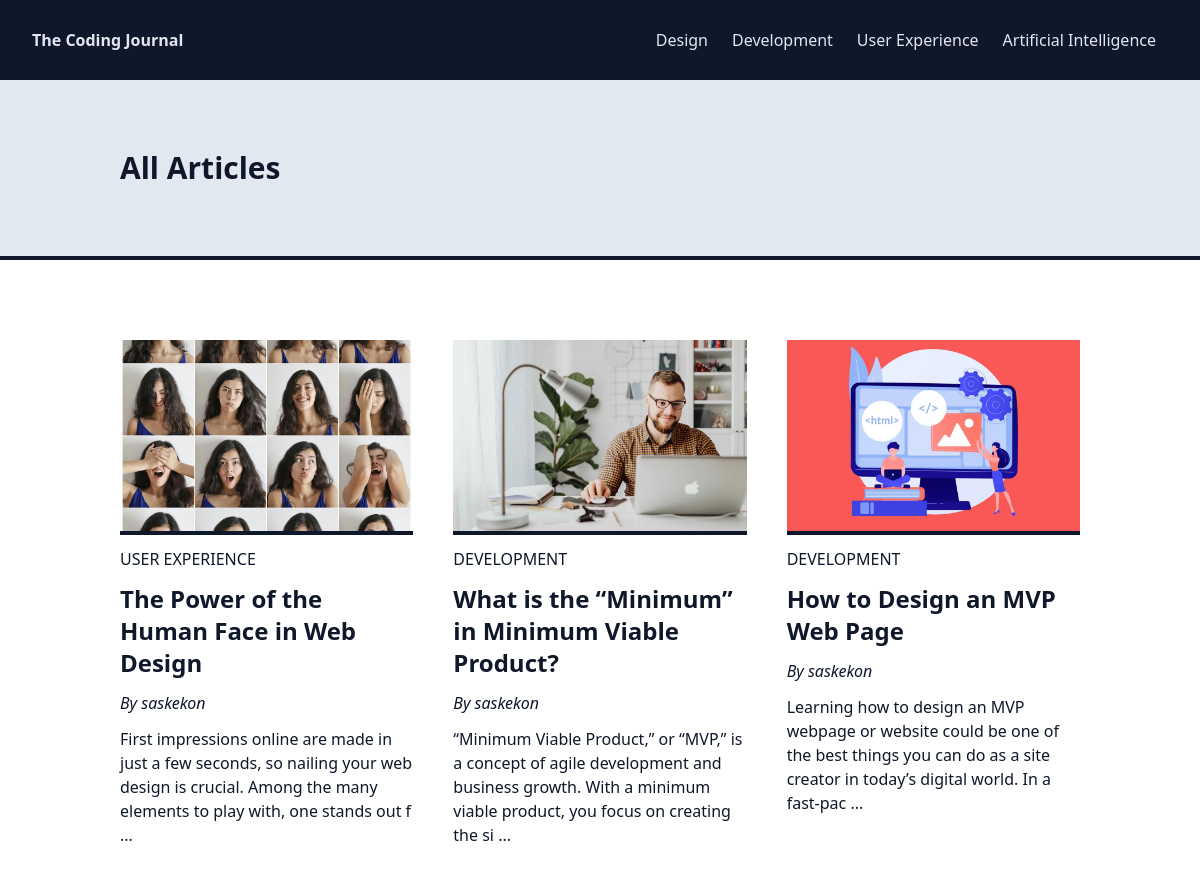
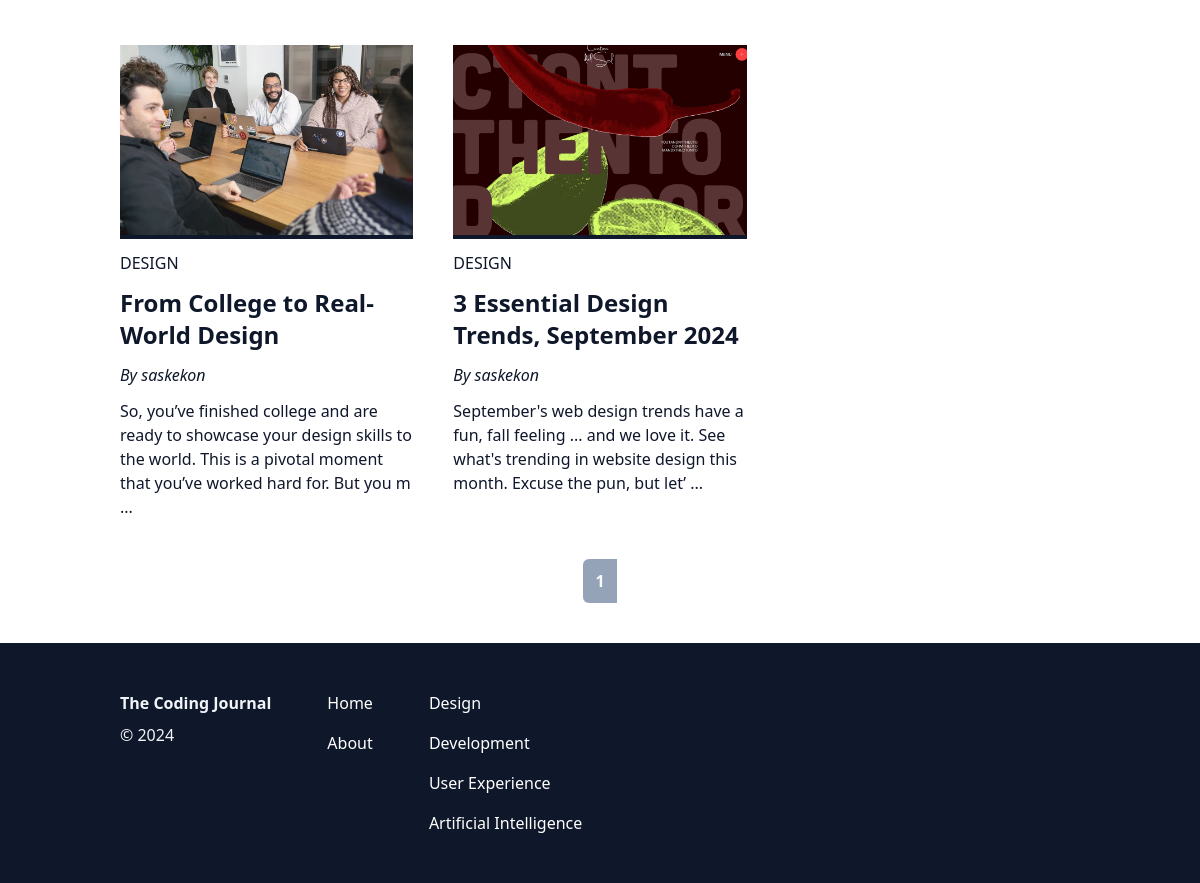
The page /articles on the database its author committed (2 pictures, top to bottom).
### app/models.py (models this page shows, shortened)
class Category(db.Model):
    id: Mapped[int] = mapped_column(primary_key=True)
    key: Mapped[str] = mapped_column(String(25), unique=True)
    name: Mapped[str] = mapped_column(String(50), unique=True)
    posts: Mapped[List["Post"]] = relationship(back_populates="c_posts") # One-to-Many Relationship

class Post(db.Model):
    id: Mapped[int] = mapped_column(primary_key=True)
    title: Mapped[str] = mapped_column(String(50))
    body: Mapped[str] = mapped_column(Text)
    featured_image: Mapped[str] = mapped_column(String(255))
    timestamp: Mapped[datetime] = mapped_column(default=lambda: datetime.now(timezone.utc))
    user_id: Mapped[int] = mapped_column(ForeignKey(User.id))
    u_posts: Mapped["User"] = relationship(back_populates="posts")
    category_id: Mapped[int] = mapped_column(ForeignKey(Category.id))
    c_posts: Mapped["Category"] = relationship(back_populates="posts")

class User(db.Model, UserMixin):
    id: Mapped[int] = mapped_column(primary_key=True)
    username: Mapped[str] = mapped_column(String(25), unique=True)
    password_hash: Mapped[str] = mapped_column(String(255))
    email: Mapped[str] = mapped_column(String(50), unique=True)
    registered_date: Mapped[datetime] = mapped_column(default=lambda: datetime.now(timezone.utc))
    profile: Mapped["Profile"] = relationship(back_populates="u_profile", uselist=False) # One-to-One Relationship
    posts: Mapped[List["Post"]] = relationship(back_populates="u_posts") # One-to-Many Relationship
    comments: Mapped[List["Comment"]] = relationship(back_populates="u_comments")

### app/views/main.py (the view)
@main.route("/articles")
def articles():
    posts = db.paginate(db.select(Post).order_by(Post.timestamp.desc()), per_page=9, error_out=False)
    for post in posts:
        post.text_only = remove_html_tags(post.body)
    return render_template("articles.html", posts=posts)

### app/utils.py (called while the page is built)
def remove_html_tags(body):
    soup = BeautifulSoup(body, "html.parser")
    return soup.get_text()

### app/views/main.py (called while the page is built)
@main.context_processor
def inject():
    categories = db.session.scalars(db.select(Category)).all()
    subscribe_form = SubscribeForm()
    return {
        "app_name": Config.APP_NAME,
        "categories": categories,
        "subscribe_form": subscribe_form,
        }

### app/templates/articles.html (shortened to what this page needs)
{% extends "base.html" %}
{% block body %}
<section class="mb-20 border-b-4 border-slate-900 bg-slate-200 overflow-hidden">
    <div class="container mx-auto px-8">
        <div class="flex items-center h-44">
            <h1 class="text-3xl font-bold">All Articles</h1>
        </div>
    </div>
</section>
<div class="container mx-auto px-8">
    <div class="col-span-8 grid grid-cols-1 md:grid-cols-3 md:gap-10">
        {% for post in posts %}
        <article class="mb-10">
            <a href="{{ url_for('main.single_post', post_id=post.id) }}">
                <div class="border-b-4 border-slate-900 max-h-60 overflow-hidden">
                    <img class="hover:scale-[1.1] transition-all" src="{{ url_for('main.uploaded_image', filename=post.featured_image)}}">
                </div>
                <p class="my-3 uppercase">{{ post.c_posts.name }}</p>
                <h2 class="text-2xl font-bold">{{ post.title }}</h2>
            </a>
            <p class="my-3"><i>By {{ post.u_posts.username }}</i></p>
            <p>{{ post.text_only[:150] | safe }} ...</p>
        </article>
        {% endfor %}
    </div>
    <ul class="flex justify-center mb-10">
        {% for page in posts.iter_pages() %}
            {% if page %}
                {% if page != posts.page %}
                    <li><a class="inline-block px-3 py-2 border-y-2 border-slate-400 hover:bg-slate-400 transition-all" href="{{ url_for('main.articles', page=page) }}">{{ page }}</a></li>
                {% else %}
                    <strong class=
                        "{% if loop.first %}
                            rounded-l-md
                        {% elif loop.last %}
                            rounded-r-md
                        {% endif %}
                        inline-block px-3 py-2 border-y-2 border-slate-400 text-slate-50 bg-slate-400">
                        {{ page }}
                    </strong>
                {% endif %}
            {% else %}
                <span class=ellipsis>…</span>
            {% endif %}
        {% endfor %}
    </ul>
</div>
{% endblock %}

### app/templates/base.html (shortened to what this page needs)
<!DOCTYPE html>
<html lang="en">
<head>
    <link rel="stylesheet" href="{{ url_for('static', filename='css/output.css')}}">
    <link rel="stylesheet" href="{{ url_for('static', filename='css/custom.css')}}">
</head>
<body class="text-slate-900">
    {% block header %}
        {% include "header.html" %}
    {% endblock %}
    <main>
    {% block body %}{% endblock %}
    </main>
    {% block footer %}
        {% include "footer.html" %}
    {% endblock %}
</body>
</html>

### app/templates/header.html (shortened to what this page needs)
<header class="{% if current_user.is_authenticated %}mt-[30px]{% endif %} bg-slate-900 text-slate-200 overflow-auto">
    <nav class="container max-w-screen-xl mx-auto px-8">
        <div class="md:flex md:justify-between">
            <div class="flex justify-between content-center py-7">
                <a class="inline-block" href="{{ url_for('main.index') }}">
                    <p class="font-extrabold">{{ app_name }}</p>
                </a>
            </div>
            <ul class="mb-5 hidden md:flex md:mb-0 md:items-center" id="collapse">
            {% if categories %}
                {% for category in categories %}
                <li class="{% if loop.last %}pb-2{% endif %} md:pb-0"><a class="navbar-link" href="{{ url_for('main.category_page', category_key=category.key) }}">{{category.name}}</a></li>
                {% endfor %}
            {% else %}
                {% if current_user.is_authenticated %}
                <a class="navbar-link" href="{{ url_for('main.profile', username=current_user.username)}}">Add Category</a>
                {% else %}
                <a class="navbar-link" href="{{ url_for('auth.login')}}">Login</a>
                {% endif %}
            {% endif %}
            </ul>
        </div>
    </nav>
</header>

### app/templates/footer.html
<footer class="py-10 text-slate-100 bg-slate-900">
    <div class="container mx-auto px-8">
        <div class="flex flex-col md:flex-row">
            <div class="mb-5 mr-14">
                <a href="{{ url_for('main.index') }}">
                    <h2 class="py-2 font-extrabold">{{ app_name }}</h2>
                </a>
                <p>&copy 2024</p>
            </div>
            <ul class="mb-5 mr-14">
                <li class="py-2 text-white hover:text-slate-400 transition-all"><a href="{{ url_for('main.index') }}">Home</a></li>
                <li class="py-2 text-white hover:text-slate-400 transition-all"><a href="#">About</a></li>
            </ul>
            <ul>
            {% for category in categories %}
                <li class="py-2 text-white hover:text-slate-400 transition-all">
                    <a href="{{ url_for('main.category_page', category_key=category.key) }}">{{category.name}}</a>
                </li>
            {% endfor %}
            </ul>
        </div>
    </div>
</footer>

### rows shown on the page
Category: name "Design"
Category: name "Development"
Category: name "User Experience"
Category: name "Artificial Intelligence"
Post: featured_image (picture), c_posts.name "USER EXPERIENCE", title "The Power of the Human Face in Web Design", u_posts.username "saskekon", text_only "First impressions online are made in just a few seconds, so nailing your web design is crucial. Among the many elements to play with, one stands out f"
Post: featured_image (picture), c_posts.name "DEVELOPMENT", title "What is the “Minimum” in Minimum Viable Product?", u_posts.username "saskekon", text_only "“Minimum Viable Product,” or “MVP,” is a concept of agile development and business growth. With a minimum viable product, you focus on creating the si"
Post: featured_image (picture), c_posts.name "DEVELOPMENT", title "How to Design an MVP Web Page", u_posts.username "saskekon", text_only "Learning how to design an MVP webpage or website could be one of the best things you can do as a site creator in today’s digital world. In a fast-pac"
Post: featured_image (picture), c_posts.name "DESIGN", title "From College to Real-World Design", u_posts.username "saskekon", text_only "So, you’ve finished college and are ready to showcase your design skills to the world. This is a pivotal moment that you’ve worked hard for. But you m"
Post: featured_image (picture), c_posts.name "DESIGN", title "3 Essential Design Trends, September 2024", u_posts.username "saskekon", text_only "September's web design trends have a fun, fall feeling ... and we love it. See what's trending in website design this month. Excuse the pun, but let’"

### other values the page prints
{{ app_name }} "The Coding Journal"
{{ page }} "1"
